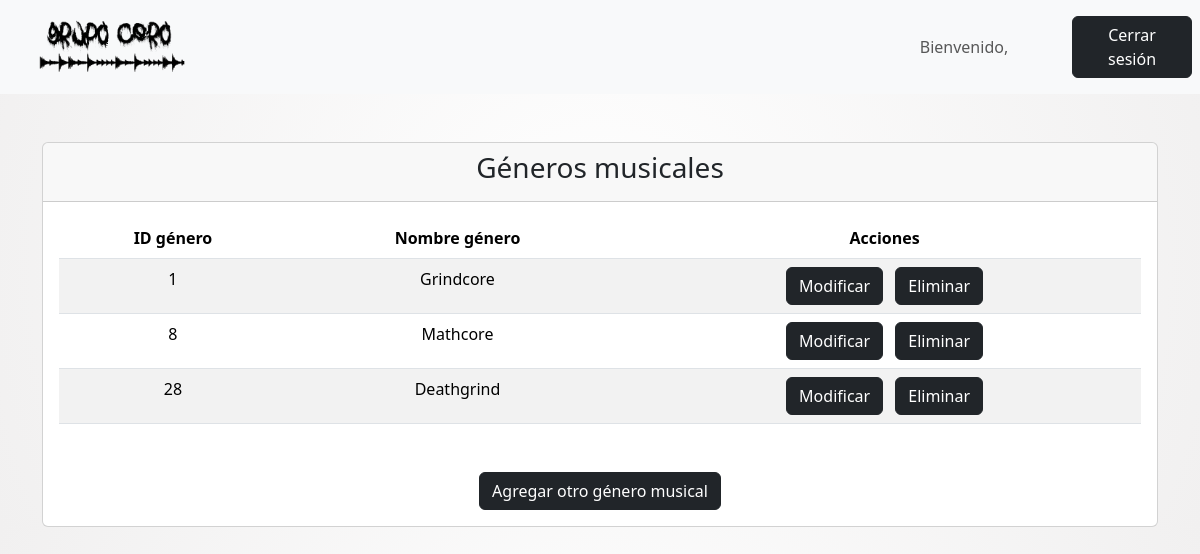
/generosobjects/, run on an earlier commit of the app's database.
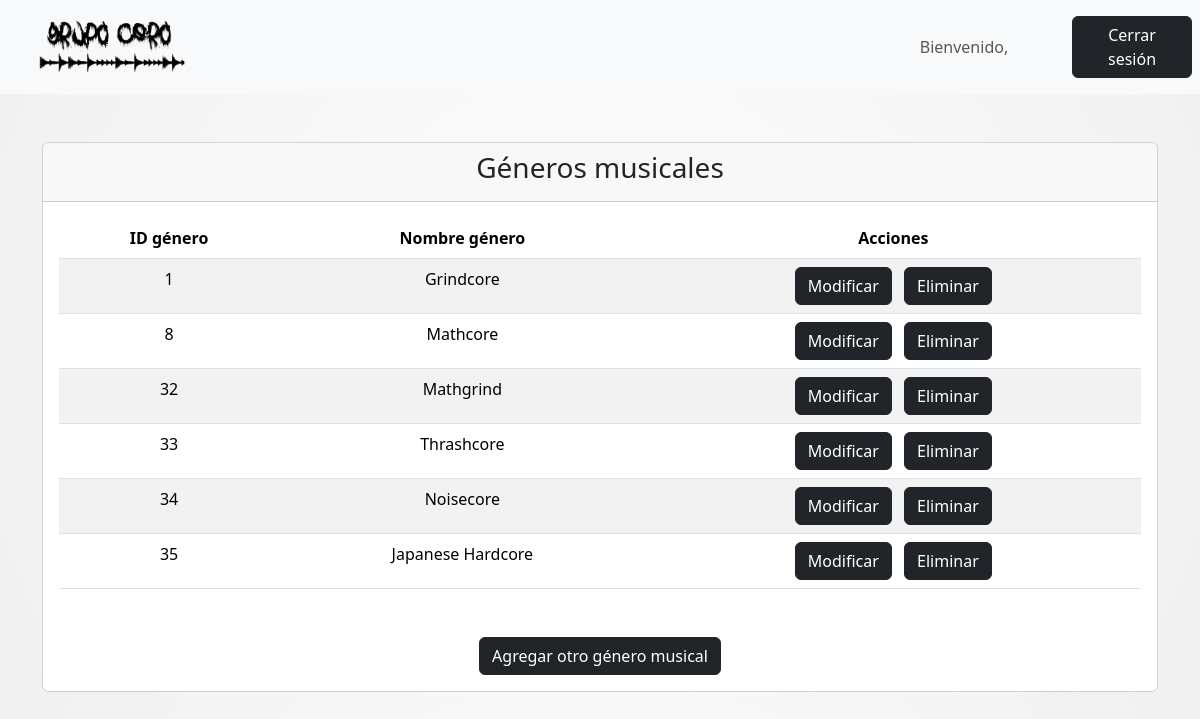
And on a later commit of the database.
### core/models.py (models this page shows, shortened)
class GeneroMusical(models.Model):
    nombreGenero = models.CharField(max_length=30)
    class Meta:
        verbose_name = "Género Musical"
        verbose_name_plural = "Géneros Musicales"

### core/views.py (the view)
# urls.py: path('generosobjects/', generosobjects, name='generosobjects'),
def generosobjects(request):
    auxGenObj = {
        'listaGenObj' : GeneroMusical.objects.all()
    }
    return render(request, 'core/miembros/generos/generosobjects.html', auxGenObj)

### core/templates/core/miembros/generos/generosobjects.html (shortened to what this page needs)
<!DOCTYPE html>
<html lang="es">
    {% load static %}
<head>
    <link href="https://cdn.jsdelivr.net/npm/bootstrap@5.3.3/dist/css/bootstrap.min.css" rel="stylesheet">
    <link rel="stylesheet" href="{% static 'core/css/style.css' %}">
</head>
<body>
<nav class="navbar navbar-expand-sm bg-light navbar-light justify-content-center">
    <div class="container-fluid">
        <a class="navbar-brand" href="{% url 'miembrosindex' %}">
            <img src="{% static 'core/img/LOGO.png' %}" alt="Avatar Logo" style="width:200px;" class="rounded-pill">
        </a>
    </div>
    <ul class="navbar-nav">
        <li class="nav-item">
            <a class="nav-link text-center" style="width:200px;">Bienvenido, {{ user.username }}</a>
        </li>
    </ul>
    <ul class="navbar-nav">
        <li class="nav-item">
            <a class="nav-link" href="{% url 'logout' %}">
                <button class="btn btn-dark" type="button" style="width:120px;">Cerrar sesión</button>
            </a>
        </li>
    </ul>
</nav>
<div class="container mt-5 text-center">
    <div class="card">
        <div class="card-header">
            <h3 class="card-title">Géneros musicales</h3>
        </div>
        <div class="card-body">
            <table class="table table-striped mb-5">
                <thead>
                    <tr>
                        <th scope="col">ID género</th>
                        <th scope="col">Nombre género</th>
                        <th scope="col">Acciones</th>
                    </tr>
                </thead>
                <tbody>
                    {% for auxGenObj in listaGenObj %}
                    <tr>
                        <td>{{ auxGenObj.pk }}</td>
                        <td>{{ auxGenObj.nombreGenero }}</td>
                        <td>
                            <a href="{% url 'generosupdate' auxGenObj.pk %}" class="btn btn-dark me-2">Modificar</a>
                            <button type="button" class="btn btn-dark" data-bs-toggle="modal" data-bs-target="#confirmModal{{ auxGenObj.pk }}">
                                Eliminar
                            </button>
                        </td>
                    </tr>
                    {% endfor %}
                </tbody>
            </table>
            <div class="text-center">
                <a href="{% url 'generosadd' %}" class="btn btn-dark">Agregar otro género musical</a>
            </div>
        </div>
    </div>
</div>
</body>
</html>

What changed in the data, as far as the page shows it:
removed GeneroMusical: pk "28", nombreGenero "Deathgrind"
added GeneroMusical: pk "32", nombreGenero "Mathgrind"
added GeneroMusical: pk "33", nombreGenero "Thrashcore"
added GeneroMusical: pk "34", nombreGenero "Noisecore"
added GeneroMusical: pk "35", nombreGenero "Japanese Hardcore"
